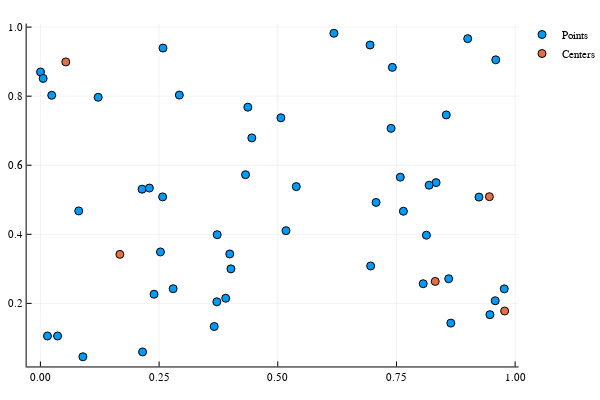

Notebook code cell kept with this figure:
### Code cell
Pts = rand(50,2)
Centers = rand(5,2)
using Plots
plotly()
scatter(Pts[:,1], Pts[:,2], label = "Points")
scatter!(Centers[:,1], Centers[:,2], label = "Centers")

### Figure 1 — Plotly figure (JSON) as saved in the notebook; plotly's stock layout.template omitted (floating-point values rounded to 4 significant figures)
{"data": [{"colorbar": {"title": ""}, "hoverinfo": "text", "legendgroup": "Points", "marker": {"color": "rgba(0, 154, 250, 1.000)", "line": {"color": "rgba(0, 0, 0, 1.000)", "width": 1}, "size": 8, "symbol": "circle"}, "mode": "markers", "name": "Points", "showlegend": true, "text": [null, null, null, null, null, null, null, null, null, null, null, null, null, null, null, null, null, null, null, null, null, null, null, null, null, null, null, null, null, null, null, null, null, null, null, null, null, null, null, null, null, null, null, null, null, null, null, null, null, null], "type": "scatter", "x": [0.3903, 0.2152, 0.2926, 0.7581, 0.958, 0.01487, 0.02383, 0.1217, 0.4453, 0.5066, 0.2796, 0.437, 0.539, 0.7646, 0.86, 0.3716, 0.3724, 0.4321, 0.9771, 0.9469, 0.707, 0.2582, 0.7414, 0.8335, 0.6956, 0.8064, 0.03611, 0.9592, 0.4013, 0.0002931, 0.7386, 0.8645, 0.8188, 0.2141, 0.6944, 0.2529, 0.08947, 0.9238, 0.5173, 0.8549, 0.2394, 0.2574, 0.08066, 0.9001, 0.005811, 0.6183, 0.2295, 0.3989, 0.8131, 0.3661], "xaxis": "x1", "y": [0.2148, 0.05936, 0.8031, 0.5656, 0.2076, 0.1056, 0.8026, 0.7968, 0.6792, 0.7374, 0.2425, 0.7681, 0.5381, 0.4667, 0.2714, 0.2046, 0.3989, 0.5726, 0.2421, 0.1673, 0.4924, 0.9393, 0.8834, 0.5497, 0.3083, 0.257, 0.1055, 0.9053, 0.2999, 0.87, 0.7068, 0.1428, 0.5422, 0.5307, 0.9482, 0.349, 0.04544, 0.5078, 0.4105, 0.7457, 0.2265, 0.5084, 0.4678, 0.9666, 0.8514, 0.9822, 0.5339, 0.3431, 0.3974, 0.1329], "yaxis": "y1", "zmax": 0.1, "zmin": -0.1}, {"colorbar": {"title": ""}, "hoverinfo": "text", "legendgroup": "Centers", "marker": {"color": "rgba(227, 111, 71, 1.000)", "line": {"color": "rgba(0, 0, 0, 1.000)", "width": 1}, "size": 8, "symbol": "circle"}, "mode": "markers", "name": "Centers", "showlegend": true, "text": [null, null, null, null, null], "type": "scatter", "x": [0.8317, 0.05345, 0.1674, 0.9458, 0.9779], "xaxis": "x1", "y": [0.2636, 0.8992, 0.3419, 0.509, 0.1779], "yaxis": "y1", "zmax": 0.1, "zmin": -0.1}], "layout": {"annotations": [], "height": 400, "legend": {"bgcolor": "rgba(255, 255, 255, 1.000)", "bordercolor": "rgba(0, 0, 0, 1.000)", "font": {"color": "rgba(0, 0, 0, 1.000)", "family": "sans-serif", "size": 11}, "tracegroupgap": 0, "x": 1, "y": 1}, "margin": {"b": 20, "l": 0, "r": 0, "t": 20}, "paper_bgcolor": "rgba(255, 255, 255, 1.000)", "plot_bgcolor": "rgba(255, 255, 255, 1.000)", "showlegend": true, "width": 600, "xaxis": {"anchor": "y1", "domain": [0.05101, 0.9934], "gridcolor": "rgba(0, 0, 0, 0.100)", "gridwidth": 0.5, "linecolor": "rgba(0, 0, 0, 1.000)", "mirror": false, "range": [-0.02904, 1.007], "showgrid": true, "showline": true, "showticklabels": true, "tickangle": 0, "tickcolor": "rgb(0, 0, 0)", "tickfont": {"color": "rgba(0, 0, 0, 1.000)", "family": "sans-serif", "size": 11}, "tickmode": "array", "ticks": "inside", "ticktext": ["0.00", "0.25", "0.50", "0.75", "1.00"], "tickvals": [0, 0.25, 0.5, 0.75, 1], "title": "", "titlefont": {"color": "rgba(0, 0, 0, 1.000)", "family": "sans-serif", "size": 15}, "type": "-", "visible": true, "zeroline": false, "zerolinecolor": "rgba(0, 0, 0, 1.000)"}, "yaxis": {"anchor": "x1", "domain": [0.03762, 0.9902], "gridcolor": "rgba(0, 0, 0, 0.100)", "gridwidth": 0.5, "linecolor": "rgba(0, 0, 0, 1.000)", "mirror": false, "range": [0.01734, 1.01], "showgrid": true, "showline": true, "showticklabels": true, "tickangle": 0, "tickcolor": "rgb(0, 0, 0)", "tickfont": {"color": "rgba(0, 0, 0, 1.000)", "family": "sans-serif", "size": 11}, "tickmode": "array", "ticks": "inside", "ticktext": ["0.2", "0.4", "0.6", "0.8", "1.0"], "tickvals": [0.2, 0.4, 0.6, 0.8, 1], "title": "", "titlefont": {"color": "rgba(0, 0, 0, 1.000)", "family": "sans-serif", "size": 15}, "type": "-", "visible": true, "zeroline": false, "zerolinecolor": "rgba(0, 0, 0, 1.000)"}}}
